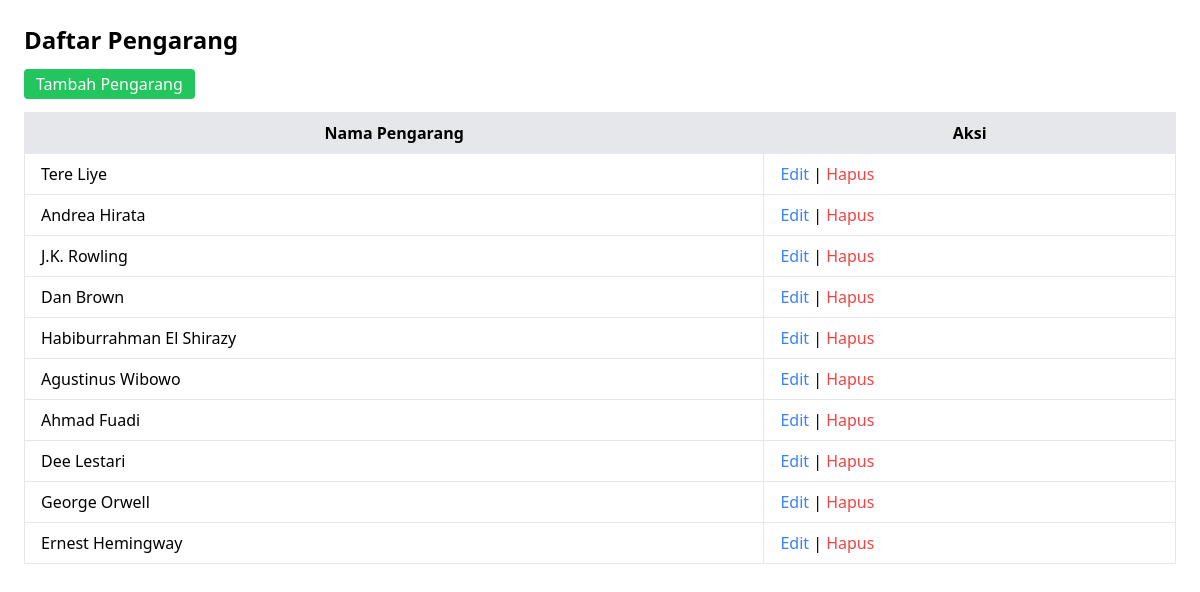
Screenshot of /pages/pengarang/indexpengarang.php (signed in) with the database file from the repository.
### tables this page shows
CREATE TABLE `pengarang` (
  `id_pengarang` int(11) NOT NULL,
  `nama_pengarang` varchar(100) NOT NULL,
  `negara_asal` varchar(100) DEFAULT NULL
);

### pages/pengarang/indexpengarang.php (the view, shortened to what this page needs)
<?php
include '../../config/koneksi.php';
?>
<!DOCTYPE html>
<html>
<head>
    <script src="https://cdn.tailwindcss.com"></script>
</head>
<body class="p-6">
    <h1 class="text-2xl font-bold mb-4">Daftar Pengarang</h1>
    <a href="tambahpengarang.php" class="bg-green-500 text-white px-3 py-1 rounded">Tambah Pengarang</a>
    <table class="table-auto w-full mt-4 border border-collapse">
        <thead>
            <tr class="bg-gray-200">
                <th class="border px-4 py-2">Nama Pengarang</th>
                <th class="border px-4 py-2">Aksi</th>
            </tr>
        </thead>
        <tbody>
            <?php
            $result = $koneksi->query("SELECT * FROM pengarang");
            while ($row = $result->fetch_assoc()):
            ?>
            <tr>
                <td class="border px-4 py-2"><?= htmlspecialchars($row['nama_pengarang']) ?></td>
                <td class="border px-4 py-2">
                    <a href="editpengarang.php?id=<?= $row['id_pengarang'] ?>" class="text-blue-500">Edit</a> |
                    <a href="hapuspengarang.php?id=<?= $row['id_pengarang'] ?>" class="text-red-500" onclick="return confirm('Yakin ingin hapus?')">Hapus</a>
                </td>
            </tr>
            <?php endwhile; ?>
        </tbody>
    </table>
</body>
</html>

### rows the page displays
pengarang: nama_pengarang "Tere Liye"
pengarang: nama_pengarang "Andrea Hirata"
pengarang: nama_pengarang "J.K. Rowling"
pengarang: nama_pengarang "Dan Brown"
pengarang: nama_pengarang "Habiburrahman El Shirazy"
pengarang: nama_pengarang "Agustinus Wibowo"
pengarang: nama_pengarang "Ahmad Fuadi"
pengarang: nama_pengarang "Dee Lestari"
pengarang: nama_pengarang "George Orwell"
pengarang: nama_pengarang "Ernest Hemingway"
